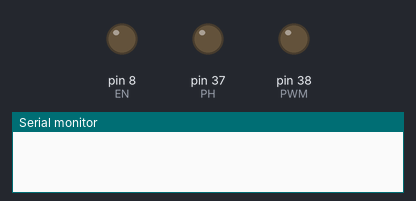
The sketch below on a simulated Arduino Mega 2560, built with avr-gcc and run on an emulated ATmega2560. Shown: output pins drawn as LEDs (lit = HIGH), the last lines printed to the serial monitor.

Above: at 0.1 s.
At 2.2 s:
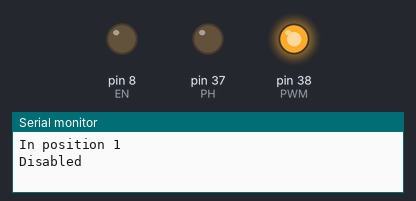
At 7.3 s:
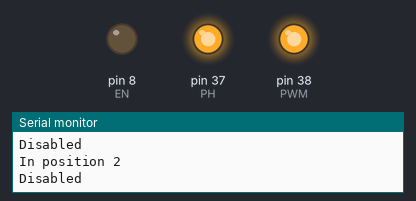
Timing chart, 0 to 8.8 s (numbered marks = the images above):
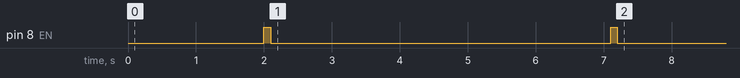

The sketch:

PCB_test.ino
```cpp
static const uint8_t EN = 8;
static const uint8_t PH  = 37;
static const uint8_t PWM = 38;
static const uint8_t STBY  = 35;
static const uint8_t FAULT  = 36;

void setup() {
  Serial.begin();
  delay (2000);
  // put your setup code here, to run once:
  pinMode(EN, OUTPUT);
  pinMode(PH, OUTPUT);
  pinMode(PWM, OUTPUT);
  pinMode(FAULT, INPUT);
  //pinMode(STBY, OUTPUT);

  digitalWrite(EN, 1);
  //digitalWrite(STBY, 1);

  digitalWrite(PH, 0);
  analogWrite(PWM, 255);
  Serial.println("In position 1");
  delay(100);

  Serial.println("Disabled");
  analogWrite(EN, 0);
  delay(5000);

  analogWrite(EN, 255);

  // Extend
  digitalWrite(PH, 1);
  analogWrite(PWM, 255);
  Serial.println("In position 2");
  delay(100);

  analogWrite(EN, 0);
  Serial.println("Disabled");
  delay(5000);

  Serial.println("Stop");

}

void loop() {
  //Serial.println("Hey");
  //int val = digitalRead(FAULT);
  //Serial.println(val);

}
```
